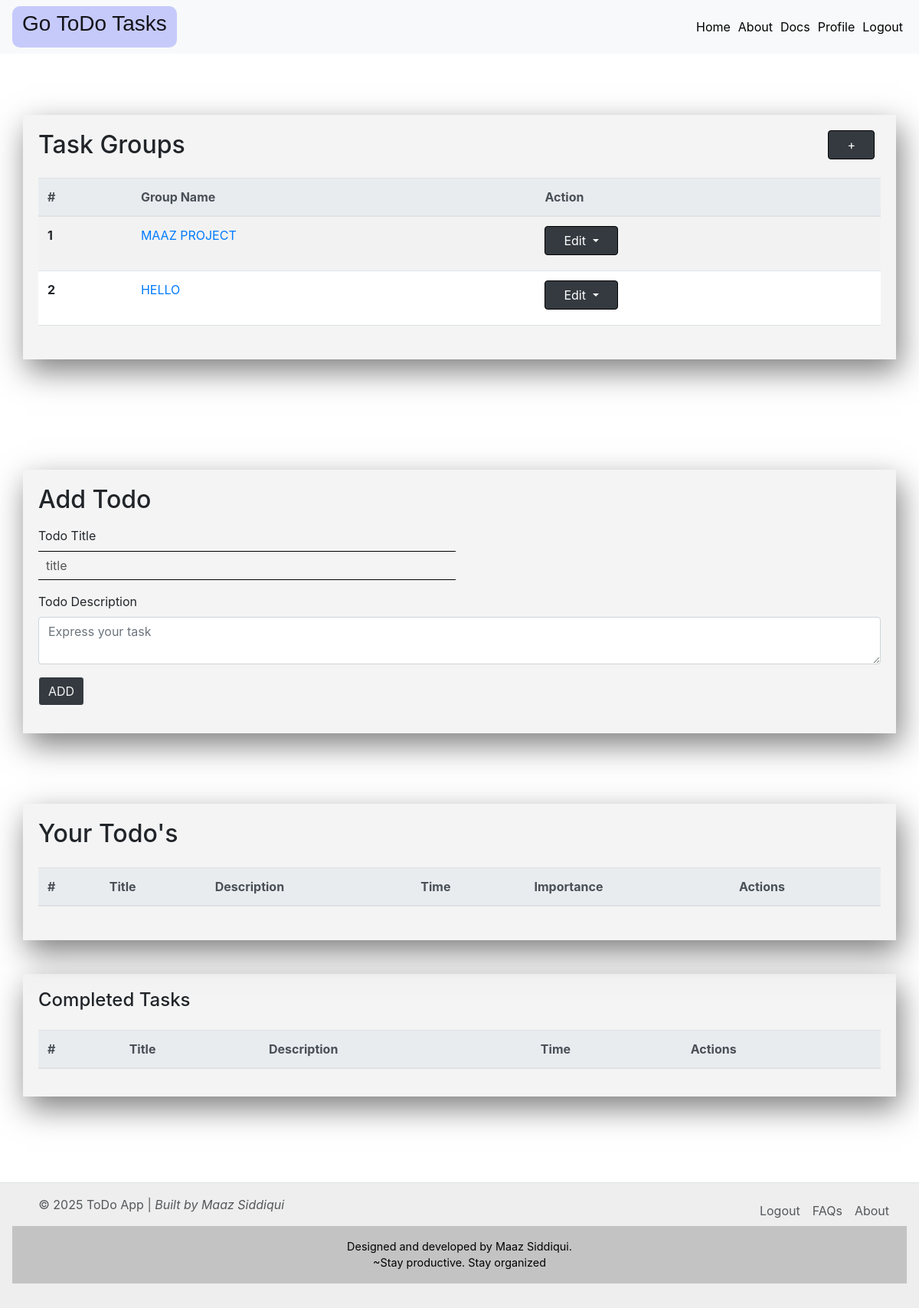
Page / (signed in) on the earlier database version.
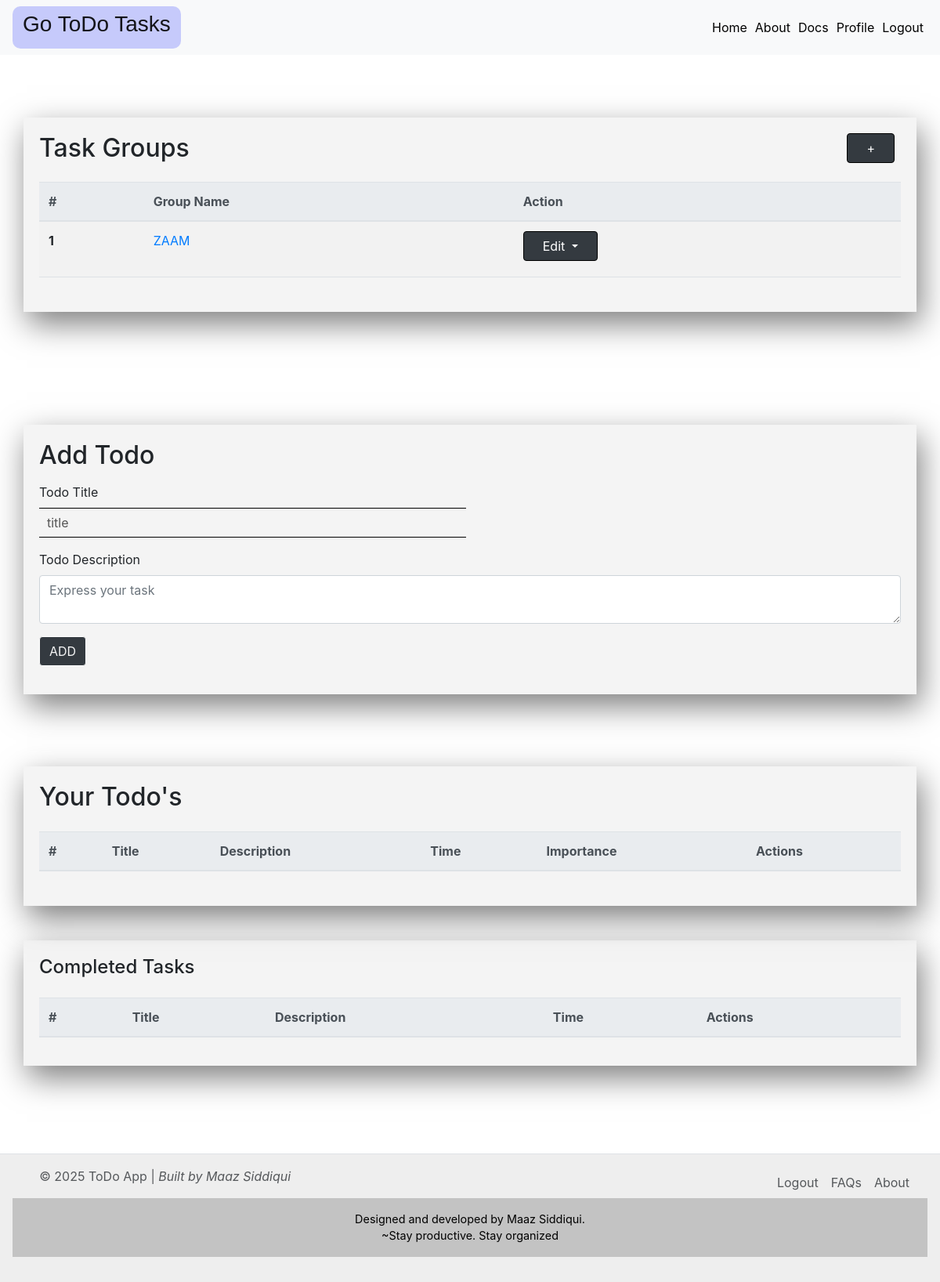
Same page on the later database version.
### app.py (models this page shows)
class ALL_TABLE_LIST(db.Model):
    __tablename__ = 'All_Table_List'
    id = db.Column(db.Integer, primary_key=True)
    user_email = db.Column(db.String(200), nullable=False)
    table_name = db.Column(db.String(200), nullable=False)

### app.py (the view, shortened to what this page needs)
@app.route('/', methods=['POST', 'GET'])
def home():
    priority_order = {"High": 1, "Medium": 2, "Low": 3}
    all_todo = []
    del_all_todo = []
    all_table = []
    print(session)
    if current_user.is_authenticated:
        all_todo = Todo.query.filter_by(user_email=current_user.email).all()
        all_table = ALL_TABLE_LIST.query.filter_by(user_email=current_user.email).all()
        all_todo = sorted(all_todo, key=lambda x: priority_order.get(x.priority, 4))
        del_all_todo = DeletedTodo.query.filter_by(user_email=current_user.email).all()
    if current_user.is_authenticated and 'TABLE_NAME' in session:
        return render_template(
            'index.html',
            all_todo=all_todo,
            deltodo=del_all_todo,
            current_user=current_user.email,
            logged_in=True,
            table=session['TABLE_NAME'],
            all_table=all_table
        )
    elif current_user.is_authenticated:
        return render_template(
            'index.html',
            all_todo=all_todo,
            deltodo=del_all_todo,
            current_user=current_user.email,
            logged_in=True,
            all_table=all_table
        )

### app.py (called while the page is built)
@login_manager.user_loader
def load_user(user_id):
    return USER_DATABASE.query.get(int(user_id))

### templates/index.html (shortened to what this page needs)
{% extends 'base.html' %}
{% block body %}
{% if logged_in %}
<div class="d-flex justify-content-center p-3 my-4">
  <div class="container">
    <div class="all-table-div " style="display: flex;justify-content:space-between;">
      <div class="all-table-div-heading">
        <h2 class="mb-4">Task Groups</h2>
      </div>
      <div class="table-content " style="display: flex;justify-content:space-between;">
      <a href="/add-table"><button type="button" class="btn btn-dark px-4 d-flex mr-2 mb-2">+</button></a>
      </div>
    </div>
    <div class="table-responsive">
      <table class="table table-striped table-hover mb-4">
        <thead class="thead-light">
          <tr>
            <th scope="col">#</th>
            <th scope="col">Group Name</th>
            <th scope="col">Action</th>
          </tr>
        </thead>
        <tbody>
          {% set x = namespace(value=0) %}
          {% for i in all_table %}
          {% if i.user_email == current_user %}
          <tr>
            {% set x.value = x.value + 1 %}
            <th scope="row">{{ x.value }}</th>
            <td><a href="/table/{{ i.table_name }}">{{ i.table_name }}</a></td>
            <td>
              <div class="dropdown-center">
                <button class="btn btn-dark px-4  mr-2 mb-2 dropdown-toggle" type="button" data-toggle="dropdown"
                  aria-expanded="false">
                  Edit
                </button>
              </div>
            </td>
          </tr>
          {% endif %}
          {% endfor %}
        </tbody>
      </table>
    </div>
  </div>
</div>
{% endif %}
<div class="d-flex justify-content-center p-3 my-4">
  <div class="container mt-5 mb-4">
    <form action="/" method="POST">
      <h2 class="mb-3">Add Todo</h2>
      {% if logged_in %}
      <div class="form-row">
        <div class="form-group col-md-6 mb-3">
          <label for="title">Todo Title</label>
          <input required type="text" class="form-control" name="title" id="title" placeholder="title" />
        </div>
      </div>
      <div class="form-group mb-3">
        <label for="desc">Todo Description</label>
        <textarea autocomplete="off" required class="form-control" id="desc" name="desc"
          placeholder="Express your task"></textarea>
      </div>
      <button type="submit" class="addbt btn btn-dark mb-3">ADD</button>
      {% endif %}
    </form>
  </div>
</div>
<br>
{% if logged_in %}
<div class="container mt-1 mb-4">
  <h2 class="mb-4">Your {{table}} Todo's</h2>
  <div class="table-responsive">
    <table class="table table-striped table-hover mb-4">
      <thead class="thead-light">
        <tr>
          <th scope="col">#</th>
          <th scope="col">Title</th>
          <th scope="col">Description</th>
          <th scope="col">Time</th>
          <th scope="col">Importance</th>
          <th scope="col">Actions</th>
        </tr>
      </thead>
        {% set x = namespace(value=0) %}
    </table>
  </div>
</div>
<div class="d-flex justify-content-center p-3 my-4">
  <div class="container mt-1 mb-4">
    <h4 class="mb-4">Completed Tasks</h4>
    <div class="table-responsive">
      <table class="table table-striped table-hover mb-3">
        <thead class="thead-light">
          <tr>
            <th scope="col">#</th>
            <th scope="col">Title</th>
            <th scope="col">Description</th>
            <th scope="col">Time</th>
            <th scope="col">Actions</th>
          </tr>
        </thead>
      </table>
    </div>
  </div>
</div>
{% endif %}
{% endblock %}

Differences in the rows shown:
removed ALL_TABLE_LIST: value "2", table_name "HELLO"
changed ALL_TABLE_LIST id 1: table_name "MAAZ PROJECT" → "ZAAM"
